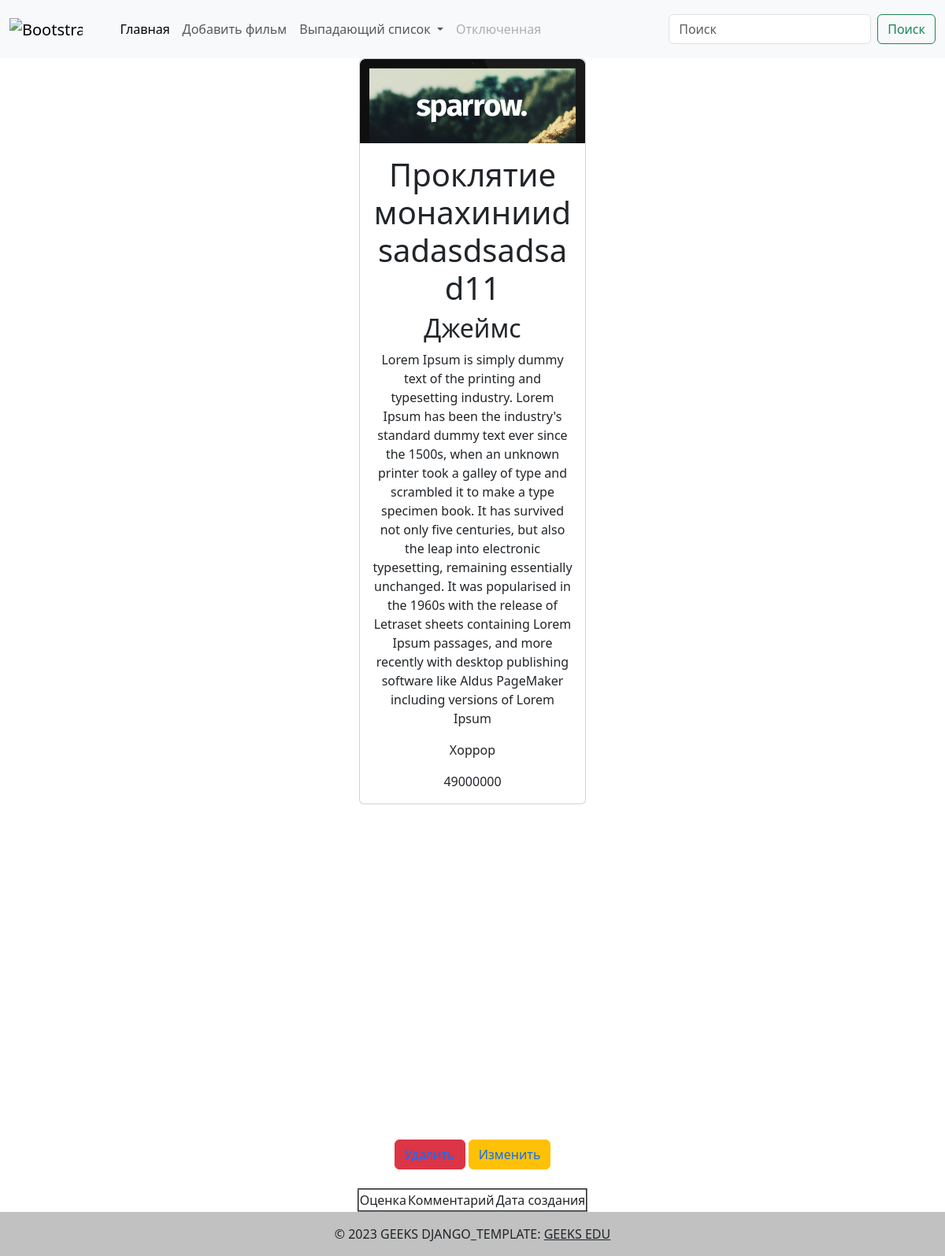
The app's page /film_detail/1/, older data.
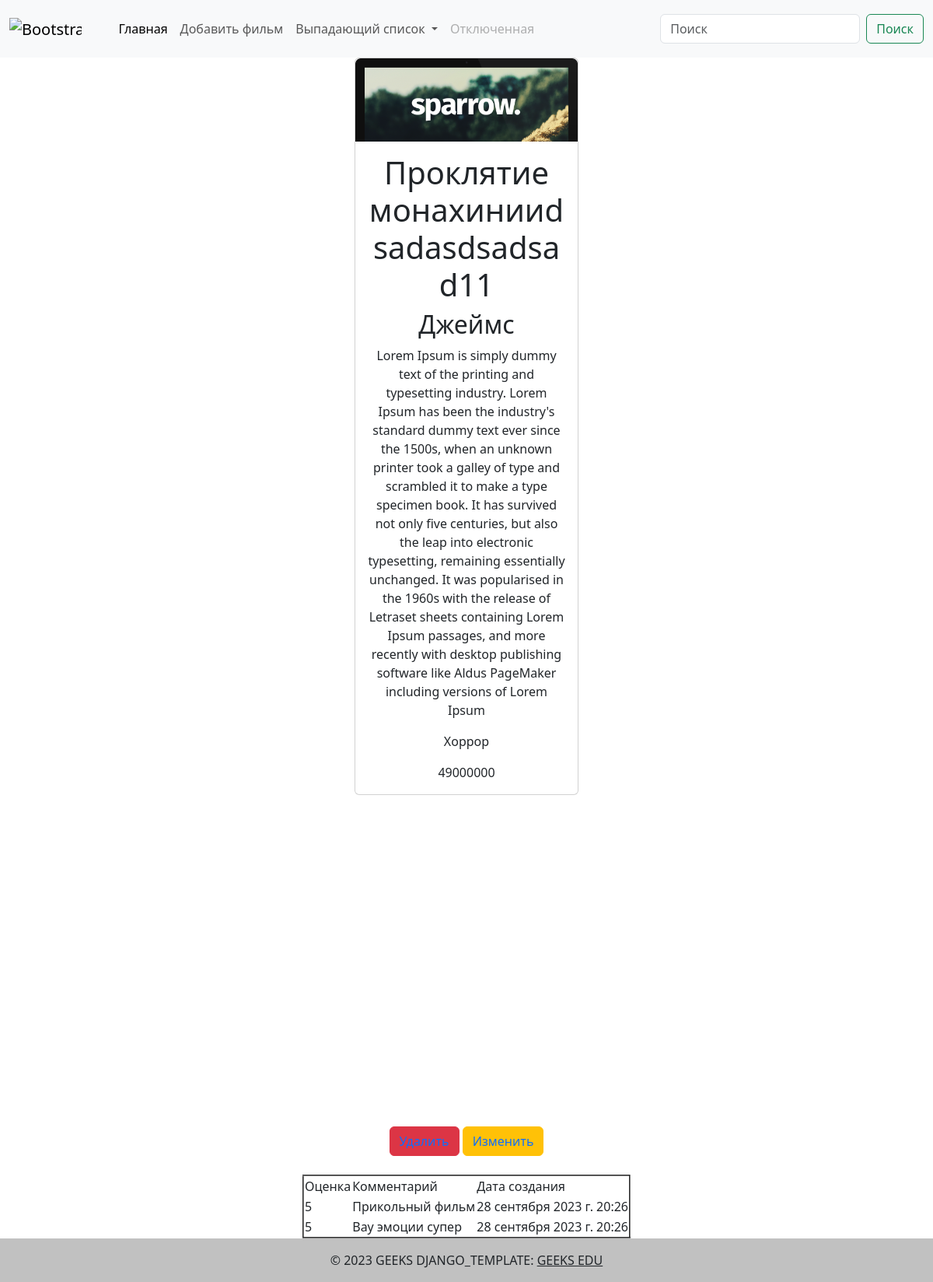
The same page, newer data.
### tv_show/models.py (models this page shows, shortened)
class Reviews(models.Model):
    REVIEW_STARS = (("1", "1"), ("2", "2"), ("3", "3"), ("4", "4"), ("5", "5"))
    review_object = models.ForeignKey(
        Films, on_delete=models.CASCADE, related_name="comment_object"
    )
    review_text = models.TextField("Напишите отзыв")
    review_stars = models.CharField(max_length=100, choices=REVIEW_STARS)
    reviews_created_at = models.DateTimeField(auto_now_add=True)
    class Meta:
        verbose_name = "Отзыв"
        verbose_name_plural = "Отзывы"

### tv_show/views.py (the view)
# urls.py: path("film_detail/<int:id>/", views.TvShowDetailView.as_view(), name="film_detail"),
class TvShowDetailView(generic.DetailView):
    template_name = "films/film_detail.html"
    def get_object(self, **kwargs):
        show_id = self.kwargs.get("id")
        return get_object_or_404(models.Films, id=show_id)

### templates/films/film_detail.html
{% include 'films/header.html' %}
<center>
<div class="card" style="width: 18rem;">
  <img src="{{object.image.url}}" class="card-img-top" alt="...">
  <div class="card-body">
       <h1>{{object.title}}</h1>
    <h2>{{object.director}}</h2>
    <p class="card-text">{{object.description}}</p>
      <p class="card-text">{{object.genre}}</p>
      <p class="card-text">{{object.cost}}</p>
  </div>
</div>
    <iframe src="{{object.trailer}}" frameborder="0" width="640" height="420"></iframe>
    <br>
    <button type="button" class="btn btn-danger"><a style="text-decoration: none;" href="/film_detail/{{object.id}}/delete/">Удалить</a></button>
    <button type="button" class="btn btn-warning"><a style="text-decoration: none" href="/film_detail/{{object.id}}/update/">Изменить</a></button>
    <br><br>
    <table border="2">
        <tr>
            <td>Оценка</td> <td>Комментарий</td> <td>Дата создания</td>
        </tr>
        {% for i in object.comment_object.all %}
        <tr>
            <td>{{i.review_stars}}</td> <td>{{i.review_text}}</td> <td>{{i.reviews_created_at}}</td>
        </tr>
        {% endfor %}
    </table>
</center>
{% include 'films/footer.html' %}

Row changes from the older to the newer data that the page shows:
added Reviews: review_stars "5", review_text "Прикольный фильм", reviews_created_at "28 сентября 2023 г. 20:26"
added Reviews: review_stars "5", review_text "Вау эмоции супер", reviews_created_at "28 сентября 2023 г. 20:26"
